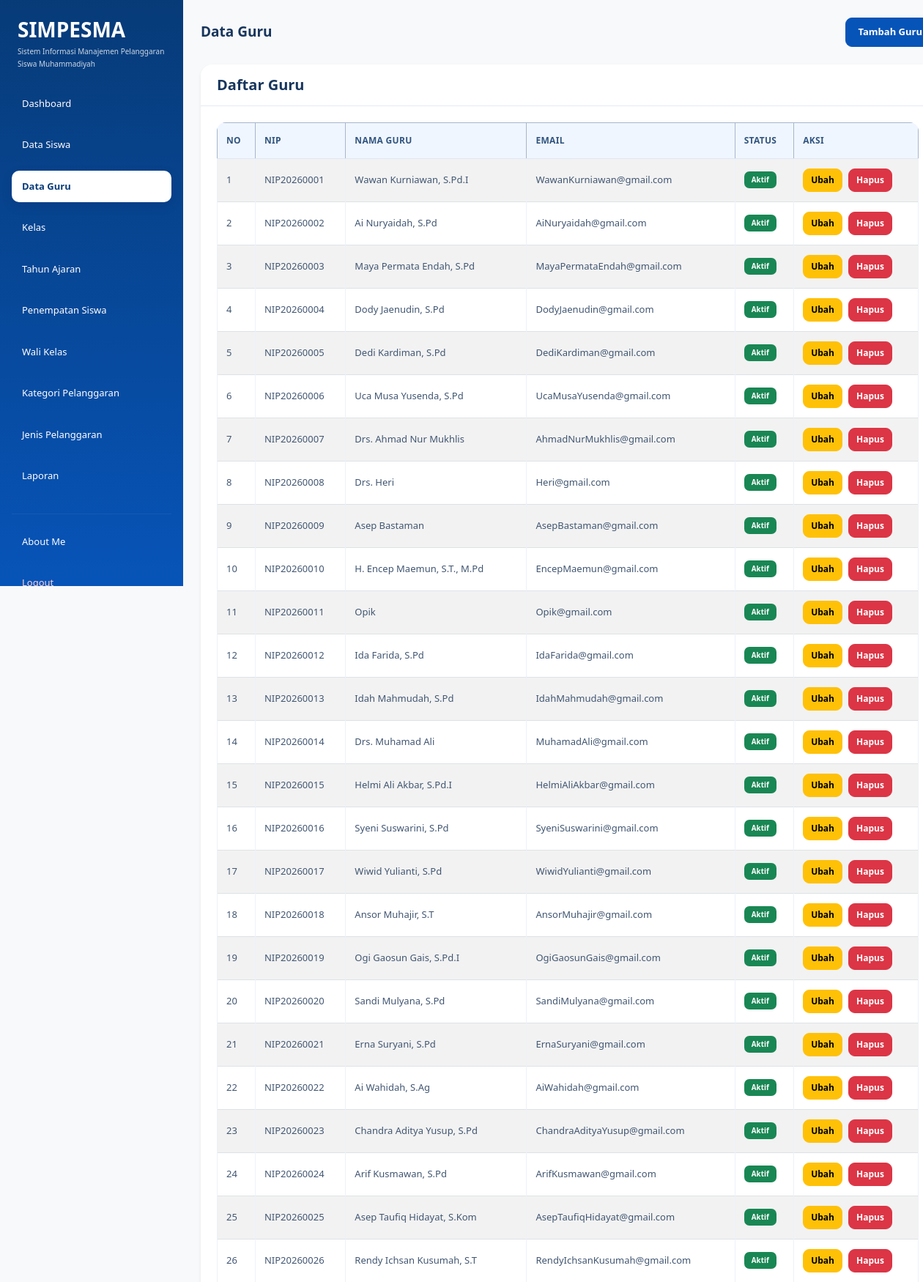
Screenshot of /data_guru.php (signed in, upper part) with the database file from the repository.
### tables this page shows
CREATE TABLE `t_guru` (
  `id` int(11) NOT NULL,
  `nip` varchar(30) NOT NULL,
  `nama` varchar(30) NOT NULL,
  `email` varchar(150) NOT NULL,
  `status_aktif` tinyint(1) NOT NULL,
  `user_id` int(11) NOT NULL,
  `created_at` timestamp NOT NULL DEFAULT current_timestamp(),
  `updated_at` timestamp NOT NULL DEFAULT current_timestamp()
);

### data_guru.php (the view, shortened to what this page needs)
<?php
include "config/koneksi.php";
$role = strtolower($_SESSION['role'] ?? '');
function e($teks) {
    return htmlspecialchars((string) $teks, ENT_QUOTES, 'UTF-8');
}
?>
<!DOCTYPE html>
<html lang="id">
<head>
    <link
        href="https://cdn.jsdelivr.net/npm/bootstrap@5.3.8/dist/css/bootstrap.min.css"
        rel="stylesheet"
    >
    <link
        href="https://cdn.datatables.net/3.1.4/css/dataTables.dataTables.min.css"
        rel="stylesheet"
    >
    <link rel="stylesheet" href="style.css">
</head>
<body class="bg-light">
<div class="container-fluid">
    <div class="row">
        <div class="col-md-3 col-lg-2 min-vh-100 p-3"
             style="background-color: #30318B;">
            <div class="mb-4 px-2">
                <h3 class="text-white mb-1 fw-bold">
                    SIMPESMA
                </h3>
                <p class="text-white mb-0" style="font-size: 10px; line-height: 1.7; opacity: 0.8;">
                    Sistem Informasi Manajemen
                    Pelanggaran Siswa Muhammadiyah
                </p>
            </div>
            <ul class="nav nav-pills flex-column">
                <li class="nav-item mb-2">
                    <a href="dashboard.php"
                       class="nav-link text-white">
                        Dashboard
                    </a>
                </li>
                <?php if ($role == 'admin') { ?>
                    <li class="nav-item mb-2">
                        <a href="data_siswa.php"
                           class="nav-link text-white">
                            Data Siswa
                        </a>
                    </li>
                    <li class="nav-item mb-2">
                        <a href="data_guru.php"
                           class="nav-link active"
                           aria-current="page">
                            Data Guru
                        </a>
                    </li>
                    <li class="nav-item mb-2">
                        <a href="data_kelas.php"
                           class="nav-link text-white">
                            Kelas
                        </a>
                    </li>
                    <li class="nav-item mb-2">
                        <a href="data_tahun_ajaran.php"
                           class="nav-link text-white">
                            Tahun Ajaran
                        </a>
                    </li>
                    <li class="nav-item mb-2">
                        <a href="penempatan_siswa.php"
                           class="nav-link text-white">
                            Penempatan Siswa
                        </a>
                    </li>
                    <li class="nav-item mb-2">
                        <a href="wali_kelas.php"
                           class="nav-link text-white">
                            Wali Kelas
                        </a>
                    </li>
                    <li class="nav-item mb-2">
                        <a href="kategori_pelanggaran.php"
                           class="nav-link text-white">
                            Kategori Pelanggaran
                        </a>
                    </li>
                    <li class="nav-item mb-2">
                        <a href="jenis_pelanggaran.php"
                           class="nav-link text-white">
                            Jenis Pelanggaran
                        </a>
                    </li>
                    <li class="nav-item mb-2">
                        <a href="laporan.php"
                           class="nav-link text-white">
                            Laporan
                        </a>
                    </li>
                <?php } ?>
                <hr class="text-secondary">
                <li class="nav-item mb-2">
                    <a href="about_me.php"
                       class="nav-link text-white">
                        About Me
                    </a>
                </li>
                <li class="nav-item">
                    <a href="logout.php"
                       class="nav-link text-danger">
                        Logout
                    </a>
                </li>
            </ul>
        </div>
        <main class="col-md-9 col-lg-10 p-4">
            <div class="d-flex justify-content-between
                        align-items-center mb-4">
                <h3 class="fw-bold mb-0">Data Guru</h3>
                <?php if ($role == "admin") { ?>
                    <button
                        type="button"
                        class="btn btn-primary"
                        data-bs-toggle="modal"
                        data-bs-target="#modalTambah">
                        Tambah Guru
                    </button>
                <?php } ?>
            </div>
            <div class="card border-0 shadow-sm">
                <div class="card-header bg-white py-3">
                    <h5 class="mb-0">Daftar Guru</h5>
                </div>
                <div class="card-body">
                    <div class="table-responsive">
                        <table id="example"
                               class="table table-bordered table-striped table-hover align-middle mb-0">
                            <thead class="table-primary">
                                <tr>
                                    <th>No</th>
                                    <th>NIP</th>
                                    <th>Nama Guru</th>
                                    <th>Email</th>
                                    <th>Status</th>
                                    <?php if ($role == "admin") { ?>
                                        <th>Aksi</th>
                                    <?php } ?>
                                </tr>
                            </thead>
                            <tbody>
                                <?php
                                $query_guru = mysqli_query(
                                    $koneksi,
                                    "SELECT * FROM t_guru
                                     ORDER BY id ASC"
                                );
                                $no = 1;
                                while ($guru = mysqli_fetch_assoc($query_guru)) {
                                ?>
                                    <tr>
                                        <td><?= $no++; ?></td>
                                        <td><?= e($guru['nip']); ?></td>
                                        <td><?= e($guru['nama']); ?></td>
                                        <td><?= e($guru['email']); ?></td>
                                    <td>
                                        <?php if ((int) $guru['status_aktif'] === 1) { ?>
                                            <span class="badge text-bg-success">Aktif</span>
                                        <?php } else { ?>
                                            <span class="badge text-bg-secondary">Tidak Aktif</span>
                                        <?php } ?>
                                    </td>
                                        <?php if ($role == "admin") { ?>
                                            <td>
                                                <div class="d-flex gap-2">
                                                    <a
                                                        href="data_guru.php?edit=<?= e($guru['id']); ?>"
                                                        class="btn btn-warning btn-sm">
                                                        Ubah
                                                    </a>
                                                    <a
                                                        href="data_guru.php?hapus=<?= e($guru['id']); ?>"
                                                        class="btn btn-danger btn-sm"
                                                        onclick=onclick="return confirm('Yakin ingin menghapus data guru beserta akun login secara permanen?')">
                                                        Hapus
                                                    </a>
                                                </div>
                                            </td>
                                        <?php } ?>
                                    </tr>
                                <?php } ?>
                            </tbody>
                        </table>
                    </div>
                </div>
            </div>
        </main>
    </div>
</div>
</body>
</html>

### style.css (style rules this page uses)
:root { --primary: #0754b8; --primary-dark: #073b78; --primary-light: #eaf3ff; --background: #f5f9ff; --white: #ffffff; --text: #17365d; --muted: #71829a; --border: #e3ebf5; --success: #198754; --danger: #dc3545; --radius: 16px; }
* { box-sizing: border-box; }
body { margin: 0; font-family: "Segoe UI", Arial, sans-serif; background: var(--background); color: var(--text); font-size: 14px; }
h1, h2, h3, h4, h5 { color: var(--text); font-weight: 700; }
a { text-decoration: none; }
aside, .sidebar, .col-lg-2.min-vh-100, .col-md-3.col-lg-2.min-vh-100 { background: linear-gradient( 180deg, #073b78 0%, #0754b8 100% ) !important; }
.col-lg-2.min-vh-100, .col-md-3.col-lg-2.min-vh-100 { padding: 24px 16px !important; }
.nav-pills .nav-link { color: #dceaff; padding: 12px 14px; margin-bottom: 5px; border-radius: 10px; font-size: 13px; font-weight: 500; transition: all 0.2s ease; }
.nav-pills .nav-link.active { color: var(--primary-dark) !important; background: #ffffff !important; font-weight: 700; box-shadow: 0 5px 15px rgba(0, 20, 70, 0.12); }
.nav-pills .nav-link.text-danger { color: #ffd5d9 !important; }
hr { border-color: rgba(255, 255, 255, 0.25); }
main { min-width: 0; padding: 32px !important; }
main h3 { font-size: 19px; }
.container-fluid { padding-left: 0; padding-right: 0; }
.row { margin-right: 0; margin-left: 0; }
.card { border: 1px solid var(--border); border-radius: var(--radius); background: var(--white); box-shadow: 0 5px 22px rgba(22, 63, 115, 0.045); transition: box-shadow 0.2s ease, transform 0.2s ease; }
.card-header { background: #ffffff; border-bottom: 1px solid var(--border); padding: 18px 22px; border-radius: var(--radius) var(--radius) 0 0 !important; font-weight: 700; color: var(--text); }
.card-body { padding: 22px; }
.btn { border-radius: 9px; padding: 9px 16px; font-weight: 600; font-size: 13px; transition: all 0.2s ease; }
.btn-primary { color: #fff; background: var(--primary); border-color: var(--primary); }
.btn-danger { background: var(--danger); border-color: var(--danger); }
.table-responsive { border-radius: 12px; }
.table { margin-bottom: 0; vertical-align: middle; font-size: 13px; }
.table thead th, .table th { background: #f0f6ff; color: #31557f; font-size: 12px; font-weight: 700; text-transform: uppercase; letter-spacing: 0.3px; border-bottom: 1px solid #dce7f5; padding: 15px 12px; white-space: nowrap; }
.table tbody td { color: #415672; padding: 13px 12px; border-color: #edf1f7; }
.table .btn { padding: 6px 10px; font-size: 12px; }
.badge { padding: 7px 10px; border-radius: 7px; font-weight: 600; letter-spacing: 0.1px; }
@media (min-width: 768px) { .col-md-3.col-lg-2.min-vh-100, .col-lg-2.min-vh-100, aside.sidebar { position: fixed !important; top: 0; left: 0; bottom: 0; width: 250px; height: 100vh; overflow-y: auto; z-index: 1000; } }
@media (min-width: 768px) { main { margin-left: 250px; width: calc(100% - 250px); } }

### rows the page displays
t_guru: nip "NIP20260001", nama "Wawan Kurniawan, S.Pd.I", email "WawanKurniawan@gmail.com", status_aktif "Aktif"
t_guru: nip "NIP20260002", nama "Ai Nuryaidah, S.Pd", email "AiNuryaidah@gmail.com", status_aktif "Aktif"
t_guru: nip "NIP20260003", nama "Maya Permata Endah, S.Pd", email "MayaPermataEndah@gmail.com", status_aktif "Aktif"
t_guru: nip "NIP20260004", nama "Dody Jaenudin, S.Pd", email "DodyJaenudin@gmail.com", status_aktif "Aktif"
t_guru: nip "NIP20260005", nama "Dedi Kardiman, S.Pd", email "DediKardiman@gmail.com", status_aktif "Aktif"
t_guru: nip "NIP20260006", nama "Uca Musa Yusenda, S.Pd", email "UcaMusaYusenda@gmail.com", status_aktif "Aktif"
t_guru: nip "NIP20260007", nama "Drs. Ahmad Nur Mukhlis", email "AhmadNurMukhlis@gmail.com", status_aktif "Aktif"
t_guru: nip "NIP20260008", nama "Drs. Heri", email "Heri@gmail.com", status_aktif "Aktif"
t_guru: nip "NIP20260009", nama "Asep Bastaman", email "AsepBastaman@gmail.com", status_aktif "Aktif"
t_guru: nip "NIP20260010", nama "H. Encep Maemun, S.T., M.Pd", email "EncepMaemun@gmail.com", status_aktif "Aktif"
t_guru: nip "NIP20260011", nama "Opik", email "Opik@gmail.com", status_aktif "Aktif"
t_guru: nip "NIP20260012", nama "Ida Farida, S.Pd", email "IdaFarida@gmail.com", status_aktif "Aktif"
t_guru: nip "NIP20260013", nama "Idah Mahmudah, S.Pd", email "IdahMahmudah@gmail.com", status_aktif "Aktif"
t_guru: nip "NIP20260014", nama "Drs. Muhamad Ali", email "MuhamadAli@gmail.com", status_aktif "Aktif"
t_guru: nip "NIP20260015", nama "Helmi Ali Akbar, S.Pd.I", email "HelmiAliAkbar@gmail.com", status_aktif "Aktif"
t_guru: nip "NIP20260016", nama "Syeni Suswarini, S.Pd", email "SyeniSuswarini@gmail.com", status_aktif "Aktif"
t_guru: nip "NIP20260017", nama "Wiwid Yulianti, S.Pd", email "WiwidYulianti@gmail.com", status_aktif "Aktif"
t_guru: nip "NIP20260018", nama "Ansor Muhajir, S.T", email "AnsorMuhajir@gmail.com", status_aktif "Aktif"
t_guru: nip "NIP20260019", nama "Ogi Gaosun Gais, S.Pd.I", email "OgiGaosunGais@gmail.com", status_aktif "Aktif"
t_guru: nip "NIP20260020", nama "Sandi Mulyana, S.Pd", email "SandiMulyana@gmail.com", status_aktif "Aktif"
t_guru: nip "NIP20260021", nama "Erna Suryani, S.Pd", email "ErnaSuryani@gmail.com", status_aktif "Aktif"
t_guru: nip "NIP20260022", nama "Ai Wahidah, S.Ag", email "AiWahidah@gmail.com", status_aktif "Aktif"
t_guru: nip "NIP20260023", nama "Chandra Aditya Yusup, S.Pd", email "ChandraAdityaYusup@gmail.com", status_aktif "Aktif"
t_guru: nip "NIP20260024", nama "Arif Kusmawan, S.Pd", email "ArifKusmawan@gmail.com", status_aktif "Aktif"
t_guru: nip "NIP20260025", nama "Asep Taufiq Hidayat, S.Kom", email "AsepTaufiqHidayat@gmail.com", status_aktif "Aktif"
t_guru: nip "NIP20260026", nama "Rendy Ichsan Kusumah, S.T", email "RendyIchsanKusumah@gmail.com", status_aktif "Aktif"
